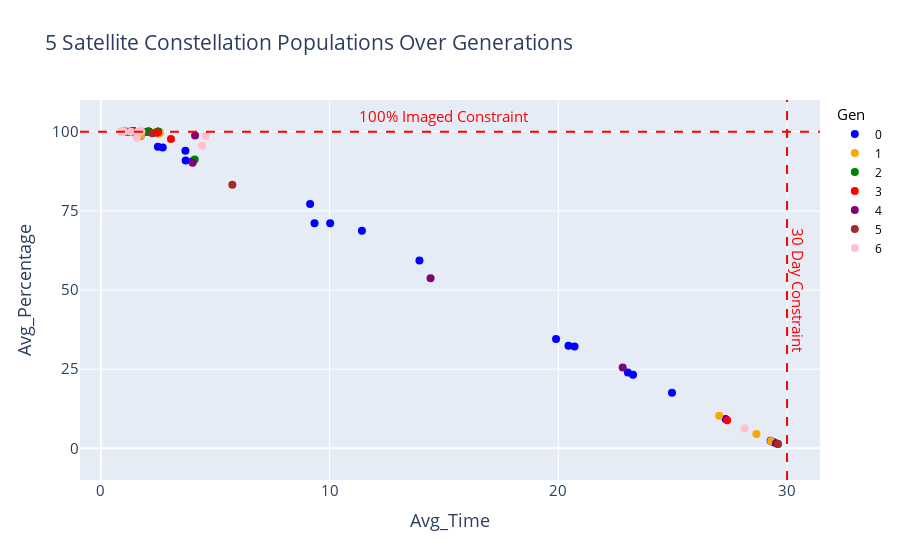
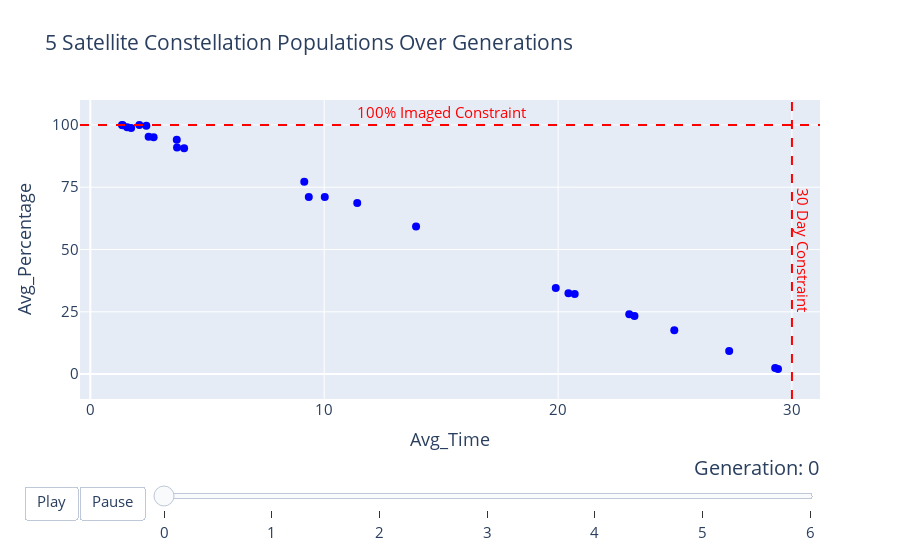

The code cell stored with these charts, in order, in its notebook:
### Code cell
def pop_over_gen_plotter_animator(n_sats, results_dict, hover_text=['Alt', 'Inc', 'Initial_Raan', 'Delta_Raan','Num_Planes', 'Avg_Percentage', 'Std_Percentage', 'Avg_Time',
       'Std_Time'],plot_title='Satellites Pop_Over_Gen', xaxis='Avg_Time', yaxis='Avg_Percentage', graph=True, animation=True, constraint=True, xticks = [0, 10, 20, 30, 40], yticks=[0, 25, 50, 75, 100]):

    pop_over_gen_df = results_dict[n_sats]['Pop_Over_Gen']
    colors = ['blue', 'orange', 'green', 'red', 'purple', 'brown', 'pink', 'gray', 'cyan', 'olive', 'yellow']

    figs = []
    if graph:
        fig_graph = make_subplots()
        figs.append(fig_graph)
        
    if animation:
        fig_animation = make_subplots()
        figs.append(fig_animation)
    

    frames = []

    df = pop_over_gen_df[pop_over_gen_df['Gen'] == 0]

    scatter = go.Scatter(
        x=df[xaxis],
        y=df[yaxis],
        hovertext=df[hover_text].astype(str).agg(', '.join, axis=1),
        hoverinfo='text',
        mode='markers',
        name=f'{0}',
        marker=dict(color=colors[0], size=8),
    )

    

    for i, gen in enumerate(pop_over_gen_df['Gen'].unique()):
        df = pop_over_gen_df[pop_over_gen_df['Gen'] == gen]


        scatter = go.Scatter(
            x=df[xaxis],
            y=df[yaxis],
            hovertext=df[hover_text].astype(str).agg(', '.join, axis=1),
            hoverinfo='text',
            mode='markers',
            name=f'{gen}',
            marker=dict(color=colors[i % len(colors)], size=8),
        )
        
        if i == 0 and animation:
            fig_animation.add_trace(scatter)

        if graph:
            fig_graph.add_trace(scatter)

        frames.append(go.Frame(data=[scatter], name=str(gen)))

    for fig in figs:

        if constraint:
            fig.add_vline(30, line_dash='dash', line_color='red')
            fig.add_hline(100, line_dash='dash', line_color='red')

            fig.add_annotation(x=30.5, y=50, text='30 Day Constraint', font=dict(color='red', size=15), textangle=90, showarrow=False)
            fig.add_annotation(x=15, y=105, text='100% Imaged Constraint', font=dict(color='red', size=15), showarrow=False)


        if graph and fig == fig_graph:
            fig.update_layout(
                title=f'{plot_title}',
                xaxis_title=xaxis,
                yaxis_title=yaxis,
                xaxis=dict(tickmode='array',tickvals=xticks),
                yaxis=dict(tickmode='array',tickvals=yticks, range=[yticks[0]-10, yticks[-1]+10]),
                legend=dict(title='Gen',title_font=dict(size=15),font=dict(size=12, color='black')),
                font=dict(size=15))

        if animation and fig == fig_animation:
            
            fig.update_layout(title=f'{plot_title}',
            xaxis_title=xaxis,
            yaxis_title=yaxis,
            xaxis=dict(tickmode='array',tickvals=xticks),
            yaxis=dict(tickmode='array',tickvals=yticks,range=[yticks[0]-10, yticks[-1]+10]),
            legend=dict(title='Gen',title_font=dict(size=15),font=dict(size=12, color='black')),
            font=dict(size=15), 
            updatemenus=[{
            'buttons': [
                {
                    'args': [None, {'frame': {'duration': 500, 'redraw': True}, 'fromcurrent': True}],
                    'label': 'Play',
                    'method': 'animate'
                },
                {
                    'args': [[None], {'frame': {'duration': 0, 'redraw': True}, 'mode': 'immediate'}],
                    'label': 'Pause',
                    'method': 'animate'
                }
            ],
            'direction': 'left',
            'pad': {'r': 10, 't': 87},
            'showactive': False,
            'type': 'buttons',
            'x': 0.1,
            'xanchor': 'right',
            'y': 0,
            'yanchor': 'top'
        }],
        sliders=[{
            'active': 0,
            'yanchor': 'top',
            'xanchor': 'left',
            'currentvalue': {
                'font': {'size': 20},
                'prefix': 'Generation: ',
                'visible': True,
                'xanchor': 'right'
            },
            'transition': {'duration': 300, 'easing': 'cubic-in-out'},
            'pad': {'b': 10, 't': 50},
            'len': 0.9,
            'x': 0.1,
            'y': 0,
            'steps': [
                {
                    'args': [[str(gen)], {'frame': {'duration': 300, 'redraw': True}, 'mode': 'immediate', 'transition': {'duration': 300}}],
                    'label': str(gen),
                    'method': 'animate'
                } for gen in pop_over_gen_df['Gen'].unique()
            ]
        }])
            fig.frames = frames
        fig.show()

n_sats=5
pop_over_gen_plotter_animator(n_sats, results_dict, graph=True, animation=True, xaxis='Avg_Time', yaxis='Avg_Percentage',plot_title=f'{n_sats} Satellite Constellation Populations Over Generations')

### Figure 1 — Plotly figure (JSON) as saved in the notebook; plotly's stock layout.template omitted (floating-point values rounded to 4 significant figures)
{"data": [{"hoverinfo": "text", "hovertext": ["589, 170, 106, 3, 2, 2.0133, 6.2636, 29.4035, 4.1619", "606, 144, 163, 10, 3, 34.5299, 40.3234, 19.9016, 13.9296", "591, 35, 124, 33, 2, 32.189, 38.6857, 20.7109, 13.5159", "614, 49, 95, 27, 1, 59.2783, 39.1006, 13.9282, 13.6835", "614, 70, 151, 17, 3, 90.6695, 17.1359, 4.0103, 8.5413", "611, 108, 110, 2, 5, 95.2374, 11.984, 2.4937, 6.4186", "616, 77, 128, 14, 3, 93.9981, 2.6617, 3.6972, 8.0068", "599, 35, 131, 32, 5, 32.4264, 38.6322, 20.4443, 13.801", "623, 154, 1, 6, 1, 17.5736, 29.2345, 24.9695, 10.9249", "579, 103, 4, 45, 4, 99.0883, 2.3074, 1.5763, 3.2504", "620, 98, 109, 15, 4, 99.886, 0.3574, 1.3875, 2.4373", "622, 54, 100, 0, 5, 68.6847, 37.5728, 11.4127, 12.9136", "625, 95, 0, 334, 4, 99.9763, 0.0985, 1.355, 1.9686", "589, 56, 76, 46, 3, 71.0874, 36.0322, 10.0251, 12.999", "591, 97, 115, 48, 5, 99.9953, 0.038, 2.0976, 2.1314", "629, 10, 60, 32, 2, 2.4027, 6.4878, 29.2824, 4.574", "589, 161, 144, 0, 4, 9.2783, 20.4801, 27.3159, 8.4104", "598, 56, 163, 18, 4, 71.0969, 36.4594, 9.3418, 13.2074", "583, 104, 37, 32, 3, 98.7417, 3.1093, 1.7458, 3.6678", "604, 74, 132, 30, 3, 95.019, 5.5713, 2.7074, 6.5146", "598, 30, 14, 41, 2, 23.9696, 35.1682, 23.0428, 12.439", "579, 100, 106, 49, 4, 99.7151, 0.8934, 2.3958, 2.9465", "621, 61, 29, 25, 1, 77.1842, 30.5474, 9.1484, 11.7616", "575, 151, 131, 10, 2, 23.2669, 35.4515, 23.2668, 12.2555", "595, 70, 104, 35, 4, 90.9069, 16.9532, 3.7077, 8.4435"], "marker": {"color": "blue", "size": 8}, "mode": "markers", "name": "0", "type": "scatter", "x": [29.4, 19.9, 20.71, 13.93, 4.01, 2.494, 3.697, 20.44, 24.97, 1.576, 1.387, 11.41, 1.355, 10.03, 2.098, 29.28, 27.32, 9.342, 1.746, 2.707, 23.04, 2.396, 9.148, 23.27, 3.708], "y": [2.013, 34.53, 32.19, 59.28, 90.67, 95.24, 94.0, 32.43, 17.57, 99.09, 99.89, 68.68, 99.98, 71.09, 100.0, 2.403, 9.278, 71.1, 98.74, 95.02, 23.97, 99.72, 77.18, 23.27, 90.91]}, {"hoverinfo": "text", "hovertext": ["583, 98, 109, 48, 5, 99.8813, 0.3579, 2.5701, 2.7523", "602, 15, 115, 26, 1, 4.5442, 12.2338, 28.6617, 6.1373", "591, 97, 115, 48, 5, 99.9953, 0.038, 2.0976, 2.1314", "591, 97, 115, 48, 5, 99.9953, 0.038, 2.0976, 2.1314", "591, 97, 0, 48, 4, 99.9953, 0.038, 2.4135, 2.6122", "625, 95, 55, 8, 5, 100.0, 0.0, 1.4466, 2.4259", "591, 95, 0, 48, 5, 100.0, 0.0, 2.039, 2.1886", "625, 97, 113, 49, 4, 99.943, 0.1787, 2.4535, 2.9599", "625, 95, 0, 334, 4, 99.9763, 0.0985, 1.355, 1.9686", "625, 95, 0, 334, 4, 99.9763, 0.0985, 1.355, 1.9686", "591, 104, 115, 32, 3, 98.7749, 3.0231, 1.7563, 3.7874", "583, 97, 37, 48, 5, 100.0, 0.0, 2.4998, 2.6069", "625, 100, 170, 49, 4, 99.6296, 0.8916, 2.4963, 3.3493", "579, 95, 0, 334, 4, 99.3922, 0.6243, 2.5642, 4.1955", "589, 160, 72, 48, 2, 10.2754, 22.3265, 27.0324, 8.7833", "591, 97, 115, 48, 5, 99.9953, 0.038, 2.0976, 2.1314", "620, 170, 163, 24, 1, 2.3362, 6.526, 29.3038, 4.5015", "625, 95, 0, 15, 4, 99.981, 0.0742, 1.4488, 2.3184", "591, 95, 115, 334, 4, 99.9763, 0.0985, 1.454, 1.9127", "625, 97, 0, 48, 5, 99.943, 0.1787, 1.3579, 1.6637", "591, 97, 115, 48, 5, 99.9953, 0.038, 2.0976, 2.1314", "591, 97, 115, 48, 5, 99.9953, 0.038, 2.0976, 2.1314", "591, 98, 109, 15, 5, 99.8813, 0.3579, 1.2569, 2.5132", "620, 97, 115, 48, 4, 99.9383, 0.1812, 1.7163, 2.1278", "579, 100, 106, 49, 4, 99.7151, 0.8934, 2.3958, 2.9465"], "marker": {"color": "orange", "size": 8}, "mode": "markers", "name": "1", "type": "scatter", "x": [2.57, 28.66, 2.098, 2.098, 2.413, 1.447, 2.039, 2.454, 1.355, 1.355, 1.756, 2.5, 2.496, 2.564, 27.03, 2.098, 29.3, 1.449, 1.454, 1.358, 2.098, 2.098, 1.257, 1.716, 2.396], "y": [99.88, 4.544, 100.0, 100.0, 100.0, 100, 100, 99.94, 99.98, 99.98, 98.77, 100, 99.63, 99.39, 10.28, 100.0, 2.336, 99.98, 99.98, 99.94, 100.0, 100.0, 99.88, 99.94, 99.72]}, {"hoverinfo": "text", "hovertext": ["625, 95, 55, 8, 5, 100.0, 0.0, 1.4466, 2.4259", "625, 95, 55, 8, 5, 100.0, 0.0, 1.4466, 2.4259", "625, 95, 55, 8, 5, 100.0, 0.0, 1.4466, 2.4259", "625, 95, 55, 8, 5, 100.0, 0.0, 1.4466, 2.4259", "591, 97, 115, 48, 5, 99.9953, 0.038, 2.0976, 2.1314", "583, 97, 37, 48, 5, 100.0, 0.0, 2.4998, 2.6069", "583, 97, 37, 48, 5, 100.0, 0.0, 2.4998, 2.6069", "591, 97, 115, 48, 5, 99.9953, 0.038, 2.0976, 2.1314", "615, 95, 0, 48, 5, 99.8955, 0.2315, 1.5314, 2.1993", "591, 95, 0, 48, 5, 100.0, 0.0, 2.039, 2.1886", "591, 95, 0, 48, 5, 100.0, 0.0, 2.039, 2.1886", "591, 97, 115, 48, 5, 99.9953, 0.038, 2.0976, 2.1314", "591, 112, 175, 47, 5, 91.2441, 21.071, 4.1029, 8.3269", "591, 95, 0, 48, 5, 100.0, 0.0, 2.039, 2.1886", "625, 173, 55, 44, 5, 1.339, 3.668, 29.5991, 3.4412", "591, 95, 0, 48, 5, 100.0, 0.0, 2.039, 2.1886", "625, 95, 55, 8, 5, 100.0, 0.0, 1.4466, 2.4259", "583, 97, 37, 48, 5, 100.0, 0.0, 2.4998, 2.6069", "583, 97, 37, 48, 5, 100.0, 0.0, 2.4998, 2.6069", "591, 97, 115, 48, 5, 99.9953, 0.038, 2.0976, 2.1314", "583, 97, 37, 48, 5, 100.0, 0.0, 2.4998, 2.6069", "591, 97, 115, 48, 5, 99.9953, 0.038, 2.0976, 2.1314", "625, 95, 55, 8, 5, 100.0, 0.0, 1.4466, 2.4259", "625, 95, 55, 8, 5, 100.0, 0.0, 1.4466, 2.4259", "625, 95, 55, 8, 5, 100.0, 0.0, 1.4466, 2.4259"], "marker": {"color": "green", "size": 8}, "mode": "markers", "name": "2", "type": "scatter", "x": [1.447, 1.447, 1.447, 1.447, 2.098, 2.5, 2.5, 2.098, 1.531, 2.039, 2.039, 2.098, 4.103, 2.039, 29.6, 2.039, 1.447, 2.5, 2.5, 2.098, 2.5, 2.098, 1.447, 1.447, 1.447], "y": [100, 100, 100, 100, 100.0, 100, 100, 100.0, 99.9, 100, 100, 100.0, 91.24, 100, 1.339, 100, 100, 100, 100, 100.0, 100, 100.0, 100, 100, 100]}, {"hoverinfo": "text", "hovertext": ["625, 95, 55, 8, 5, 100.0, 0.0, 1.4466, 2.4259", "625, 95, 55, 8, 5, 100.0, 0.0, 1.4466, 2.4259", "625, 95, 55, 8, 5, 100.0, 0.0, 1.4466, 2.4259", "625, 95, 55, 8, 5, 100.0, 0.0, 1.4466, 2.4259", "589, 95, 65, 13, 2, 97.6733, 1.908, 3.0651, 5.9071", "625, 95, 55, 8, 5, 100.0, 0.0, 1.4466, 2.4259", "625, 95, 55, 8, 5, 100.0, 0.0, 1.4466, 2.4259", "625, 95, 55, 8, 5, 100.0, 0.0, 1.4466, 2.4259", "625, 95, 55, 8, 5, 100.0, 0.0, 1.4466, 2.4259", "625, 95, 55, 8, 5, 100.0, 0.0, 1.4466, 2.4259", "625, 95, 55, 8, 5, 100.0, 0.0, 1.4466, 2.4259", "625, 95, 55, 8, 5, 100.0, 0.0, 1.4466, 2.4259", "625, 95, 55, 8, 5, 100.0, 0.0, 1.4466, 2.4259", "625, 95, 55, 8, 5, 100.0, 0.0, 1.4466, 2.4259", "625, 95, 55, 8, 5, 100.0, 0.0, 1.4466, 2.4259", "625, 95, 55, 8, 5, 100.0, 0.0, 1.4466, 2.4259", "625, 95, 55, 8, 5, 100.0, 0.0, 1.4466, 2.4259", "578, 19, 127, 27, 5, 8.8414, 20.0097, 27.3811, 8.4128", "625, 95, 55, 8, 5, 100.0, 0.0, 1.4466, 2.4259", "625, 95, 55, 8, 5, 100.0, 0.0, 1.4466, 2.4259", "625, 95, 55, 8, 5, 100.0, 0.0, 1.4466, 2.4259", "625, 95, 55, 8, 5, 100.0, 0.0, 1.4466, 2.4259", "625, 95, 55, 8, 5, 100.0, 0.0, 1.4466, 2.4259", "625, 95, 55, 2, 2, 99.6629, 0.4521, 2.4629, 3.5215", "625, 95, 55, 8, 5, 100.0, 0.0, 1.4466, 2.4259"], "marker": {"color": "red", "size": 8}, "mode": "markers", "name": "3", "type": "scatter", "x": [1.447, 1.447, 1.447, 1.447, 3.065, 1.447, 1.447, 1.447, 1.447, 1.447, 1.447, 1.447, 1.447, 1.447, 1.447, 1.447, 1.447, 27.38, 1.447, 1.447, 1.447, 1.447, 1.447, 2.463, 1.447], "y": [100, 100, 100, 100, 97.67, 100, 100, 100, 100, 100, 100, 100, 100, 100, 100, 100, 100, 8.841, 100, 100, 100, 100, 100, 99.66, 100]}, {"hoverinfo": "text", "hovertext": ["625, 95, 55, 8, 5, 100.0, 0.0, 1.4466, 2.4259", "625, 95, 55, 8, 5, 100.0, 0.0, 1.4466, 2.4259", "625, 92, 55, 0, 1, 98.7749, 1.0622, 4.119, 5.3856", "625, 95, 55, 8, 5, 100.0, 0.0, 1.4466, 2.4259", "625, 95, 55, 8, 5, 100.0, 0.0, 1.4466, 2.4259", "625, 95, 55, 48, 5, 100.0, 0.0, 1.3193, 1.5917", "625, 95, 55, 8, 5, 100.0, 0.0, 1.4466, 2.4259", "625, 95, 55, 8, 5, 100.0, 0.0, 1.4466, 2.4259", "625, 95, 55, 8, 5, 100.0, 0.0, 1.4466, 2.4259", "625, 95, 55, 8, 5, 100.0, 0.0, 1.4466, 2.4259", "617, 90, 62, 8, 5, 99.9288, 0.2467, 1.315, 2.4715", "625, 149, 55, 8, 1, 25.5223, 36.2705, 22.815, 12.3226", "625, 95, 55, 8, 5, 100.0, 0.0, 1.4466, 2.4259", "625, 95, 55, 8, 5, 100.0, 0.0, 1.4466, 2.4259", "600, 95, 96, 29, 5, 100.0, 0.0, 0.9243, 1.4816", "619, 134, 55, 8, 4, 53.68, 42.2169, 14.4161, 14.4943", "625, 95, 55, 8, 5, 100.0, 0.0, 1.4466, 2.4259", "625, 113, 90, 8, 5, 90.2137, 21.9215, 4.012, 8.7765", "625, 8, 55, 8, 1, 1.6144, 4.5525, 29.5174, 3.7672", "625, 95, 55, 8, 5, 100.0, 0.0, 1.4466, 2.4259", "625, 95, 55, 8, 5, 100.0, 0.0, 1.4466, 2.4259", "625, 95, 55, 8, 5, 100.0, 0.0, 1.4466, 2.4259", "625, 95, 55, 8, 5, 100.0, 0.0, 1.4466, 2.4259", "625, 95, 55, 8, 5, 100.0, 0.0, 1.4466, 2.4259", "625, 95, 55, 8, 5, 100.0, 0.0, 1.4466, 2.4259"], "marker": {"color": "purple", "size": 8}, "mode": "markers", "name": "4", "type": "scatter", "x": [1.447, 1.447, 4.119, 1.447, 1.447, 1.319, 1.447, 1.447, 1.447, 1.447, 1.315, 22.82, 1.447, 1.447, 0.9243, 14.42, 1.447, 4.012, 29.52, 1.447, 1.447, 1.447, 1.447, 1.447, 1.447], "y": [100, 100, 98.77, 100, 100, 100, 100, 100, 100, 100, 99.93, 25.52, 100, 100, 100, 53.68, 100, 90.21, 1.614, 100, 100, 100, 100, 100, 100]}, {"hoverinfo": "text", "hovertext": ["625, 95, 55, 48, 5, 100.0, 0.0, 1.3193, 1.5917", "600, 117, 96, 6, 5, 83.2004, 29.3086, 5.7485, 10.9373", "625, 95, 96, 29, 5, 99.9858, 0.0648, 1.0279, 1.6395", "624, 95, 55, 50, 5, 99.9905, 0.0533, 1.1594, 1.9288", "625, 95, 55, 9, 2, 99.5252, 0.568, 2.2487, 3.5525", "625, 95, 55, 8, 5, 100.0, 0.0, 1.4466, 2.4259", "625, 95, 55, 48, 5, 100.0, 0.0, 1.3193, 1.5917", "625, 95, 55, 8, 5, 100.0, 0.0, 1.4466, 2.4259", "625, 95, 123, 26, 5, 99.9953, 0.038, 1.055, 1.6234", "625, 95, 55, 48, 5, 100.0, 0.0, 1.3193, 1.5917", "625, 95, 55, 25, 4, 99.9905, 0.0533, 1.7868, 2.0401", "600, 95, 96, 8, 5, 99.9953, 0.038, 1.3097, 1.9383", "600, 95, 96, 29, 5, 100.0, 0.0, 0.9243, 1.4816", "587, 95, 96, 8, 5, 99.9953, 0.038, 1.4603, 2.3299", "625, 95, 55, 48, 5, 100.0, 0.0, 1.3193, 1.5917", "625, 95, 55, 8, 5, 100.0, 0.0, 1.4466, 2.4259", "625, 95, 55, 48, 5, 100.0, 0.0, 1.3193, 1.5917", "600, 173, 138, 29, 1, 1.3295, 3.6062, 29.6047, 3.4064", "607, 95, 70, 46, 5, 99.9953, 0.038, 1.0844, 1.5251", "625, 95, 55, 48, 5, 100.0, 0.0, 1.3193, 1.5917", "600, 95, 96, 29, 5, 100.0, 0.0, 0.9243, 1.4816", "600, 95, 96, 29, 5, 100.0, 0.0, 0.9243, 1.4816", "600, 95, 96, 29, 5, 100.0, 0.0, 0.9243, 1.4816", "625, 95, 55, 8, 5, 100.0, 0.0, 1.4466, 2.4259", "625, 95, 152, 48, 5, 100.0, 0.0, 1.344, 1.6836"], "marker": {"color": "brown", "size": 8}, "mode": "markers", "name": "5", "type": "scatter", "x": [1.319, 5.748, 1.028, 1.159, 2.249, 1.447, 1.319, 1.447, 1.055, 1.319, 1.787, 1.31, 0.9243, 1.46, 1.319, 1.447, 1.319, 29.6, 1.084, 1.319, 0.9243, 0.9243, 0.9243, 1.447, 1.344], "y": [100, 83.2, 99.99, 99.99, 99.53, 100, 100, 100, 100.0, 100, 99.99, 100.0, 100, 100.0, 100, 100, 100, 1.329, 100.0, 100, 100, 100, 100, 100, 100]}, {"hoverinfo": "text", "hovertext": ["604, 95, 96, 0, 5, 98.623, 1.201, 4.5758, 5.7637", "600, 95, 96, 29, 5, 100.0, 0.0, 0.9243, 1.4816", "625, 95, 96, 29, 5, 99.9858, 0.0648, 1.0279, 1.6395", "600, 95, 55, 48, 5, 100.0, 0.0, 1.7421, 1.9333", "600, 95, 96, 29, 5, 100.0, 0.0, 0.9243, 1.4816", "600, 95, 96, 29, 5, 100.0, 0.0, 0.9243, 1.4816", "600, 95, 96, 29, 5, 100.0, 0.0, 0.9243, 1.4816", "600, 95, 96, 29, 5, 100.0, 0.0, 0.9243, 1.4816", "600, 95, 96, 29, 5, 100.0, 0.0, 0.9243, 1.4816", "600, 95, 96, 29, 5, 100.0, 0.0, 0.9243, 1.4816", "600, 95, 96, 29, 5, 100.0, 0.0, 0.9243, 1.4816", "600, 95, 96, 29, 5, 100.0, 0.0, 0.9243, 1.4816", "603, 17, 55, 43, 4, 6.2298, 14.9984, 28.1396, 7.2181", "600, 95, 96, 48, 5, 100.0, 0.0, 1.7718, 1.9634", "600, 95, 96, 29, 5, 100.0, 0.0, 0.9243, 1.4816", "625, 95, 55, 48, 5, 100.0, 0.0, 1.3193, 1.5917", "600, 95, 96, 29, 5, 100.0, 0.0, 0.9243, 1.4816", "598, 81, 4, 37, 5, 98.0769, 1.22, 1.5763, 4.3881", "600, 95, 96, 29, 5, 100.0, 0.0, 0.9243, 1.4816", "600, 95, 96, 29, 5, 100.0, 0.0, 0.9243, 1.4816", "600, 95, 96, 29, 5, 100.0, 0.0, 0.9243, 1.4816", "621, 95, 96, 29, 1, 95.5698, 3.3279, 4.4243, 6.6079", "600, 95, 55, 29, 5, 100.0, 0.0, 0.9395, 1.4398", "623, 95, 139, 48, 4, 99.9953, 0.038, 1.6247, 1.8392", "600, 95, 96, 29, 5, 100.0, 0.0, 0.9243, 1.4816"], "marker": {"color": "pink", "size": 8}, "mode": "markers", "name": "6", "type": "scatter", "x": [4.576, 0.9243, 1.028, 1.742, 0.9243, 0.9243, 0.9243, 0.9243, 0.9243, 0.9243, 0.9243, 0.9243, 28.14, 1.772, 0.9243, 1.319, 0.9243, 1.576, 0.9243, 0.9243, 0.9243, 4.424, 0.9395, 1.625, 0.9243], "y": [98.62, 100, 99.99, 100, 100, 100, 100, 100, 100, 100, 100, 100, 6.23, 100, 100, 100, 100, 98.08, 100, 100, 100, 95.57, 100, 100.0, 100]}], "layout": {"annotations": [{"font": {"color": "red", "size": 15}, "showarrow": false, "text": "30 Day Constraint", "textangle": 90, "x": 30.5, "y": 50}, {"font": {"color": "red", "size": 15}, "showarrow": false, "text": "100% Imaged Constraint", "x": 15, "y": 105}], "font": {"size": 15}, "legend": {"font": {"color": "black", "size": 12}, "title": {"font": {"size": 15}, "text": "Gen"}}, "shapes": [{"line": {"color": "red", "dash": "dash"}, "type": "line", "x0": 30, "x1": 30, "xref": "x", "y0": 0, "y1": 1, "yref": "y domain"}, {"line": {"color": "red", "dash": "dash"}, "type": "line", "x0": 0, "x1": 1, "xref": "x domain", "y0": 100, "y1": 100, "yref": "y"}], "title": {"text": "5 Satellite Constellation Populations Over Generations"}, "xaxis": {"anchor": "y", "domain": [0, 1], "tickmode": "array", "tickvals": [0, 10, 20, 30, 40], "title": {"text": "Avg_Time"}}, "yaxis": {"anchor": "x", "domain": [0, 1], "range": [-10, 110], "tickmode": "array", "tickvals": [0, 25, 50, 75, 100], "title": {"text": "Avg_Percentage"}}}}

### Figure 2 — Plotly figure (JSON) as saved in the notebook; plotly's stock layout.template omitted (floating-point values rounded to 4 significant figures)
{"data": [{"hoverinfo": "text", "hovertext": ["589, 170, 106, 3, 2, 2.0133, 6.2636, 29.4035, 4.1619", "606, 144, 163, 10, 3, 34.5299, 40.3234, 19.9016, 13.9296", "591, 35, 124, 33, 2, 32.189, 38.6857, 20.7109, 13.5159", "614, 49, 95, 27, 1, 59.2783, 39.1006, 13.9282, 13.6835", "614, 70, 151, 17, 3, 90.6695, 17.1359, 4.0103, 8.5413", "611, 108, 110, 2, 5, 95.2374, 11.984, 2.4937, 6.4186", "616, 77, 128, 14, 3, 93.9981, 2.6617, 3.6972, 8.0068", "599, 35, 131, 32, 5, 32.4264, 38.6322, 20.4443, 13.801", "623, 154, 1, 6, 1, 17.5736, 29.2345, 24.9695, 10.9249", "579, 103, 4, 45, 4, 99.0883, 2.3074, 1.5763, 3.2504", "620, 98, 109, 15, 4, 99.886, 0.3574, 1.3875, 2.4373", "622, 54, 100, 0, 5, 68.6847, 37.5728, 11.4127, 12.9136", "625, 95, 0, 334, 4, 99.9763, 0.0985, 1.355, 1.9686", "589, 56, 76, 46, 3, 71.0874, 36.0322, 10.0251, 12.999", "591, 97, 115, 48, 5, 99.9953, 0.038, 2.0976, 2.1314", "629, 10, 60, 32, 2, 2.4027, 6.4878, 29.2824, 4.574", "589, 161, 144, 0, 4, 9.2783, 20.4801, 27.3159, 8.4104", "598, 56, 163, 18, 4, 71.0969, 36.4594, 9.3418, 13.2074", "583, 104, 37, 32, 3, 98.7417, 3.1093, 1.7458, 3.6678", "604, 74, 132, 30, 3, 95.019, 5.5713, 2.7074, 6.5146", "598, 30, 14, 41, 2, 23.9696, 35.1682, 23.0428, 12.439", "579, 100, 106, 49, 4, 99.7151, 0.8934, 2.3958, 2.9465", "621, 61, 29, 25, 1, 77.1842, 30.5474, 9.1484, 11.7616", "575, 151, 131, 10, 2, 23.2669, 35.4515, 23.2668, 12.2555", "595, 70, 104, 35, 4, 90.9069, 16.9532, 3.7077, 8.4435"], "marker": {"color": "blue", "size": 8}, "mode": "markers", "name": "0", "type": "scatter", "x": [29.4, 19.9, 20.71, 13.93, 4.01, 2.494, 3.697, 20.44, 24.97, 1.576, 1.387, 11.41, 1.355, 10.03, 2.098, 29.28, 27.32, 9.342, 1.746, 2.707, 23.04, 2.396, 9.148, 23.27, 3.708], "y": [2.013, 34.53, 32.19, 59.28, 90.67, 95.24, 94.0, 32.43, 17.57, 99.09, 99.89, 68.68, 99.98, 71.09, 100.0, 2.403, 9.278, 71.1, 98.74, 95.02, 23.97, 99.72, 77.18, 23.27, 90.91]}], "layout": {"annotations": [{"font": {"color": "red", "size": 15}, "showarrow": false, "text": "30 Day Constraint", "textangle": 90, "x": 30.5, "y": 50}, {"font": {"color": "red", "size": 15}, "showarrow": false, "text": "100% Imaged Constraint", "x": 15, "y": 105}], "font": {"size": 15}, "legend": {"font": {"color": "black", "size": 12}, "title": {"font": {"size": 15}, "text": "Gen"}}, "shapes": [{"line": {"color": "red", "dash": "dash"}, "type": "line", "x0": 30, "x1": 30, "xref": "x", "y0": 0, "y1": 1, "yref": "y domain"}, {"line": {"color": "red", "dash": "dash"}, "type": "line", "x0": 0, "x1": 1, "xref": "x domain", "y0": 100, "y1": 100, "yref": "y"}], "sliders": [{"active": 0, "currentvalue": {"font": {"size": 20}, "prefix": "Generation: ", "visible": true, "xanchor": "right"}, "len": 0.9, "pad": {"b": 10, "t": 50}, "steps": [{"args": [["0"], {"frame": {"duration": 300, "redraw": true}, "mode": "immediate", "transition": {"duration": 300}}], "label": "0", "method": "animate"}, {"args": [["1"], {"frame": {"duration": 300, "redraw": true}, "mode": "immediate", "transition": {"duration": 300}}], "label": "1", "method": "animate"}, {"args": [["2"], {"frame": {"duration": 300, "redraw": true}, "mode": "immediate", "transition": {"duration": 300}}], "label": "2", "method": "animate"}, {"args": [["3"], {"frame": {"duration": 300, "redraw": true}, "mode": "immediate", "transition": {"duration": 300}}], "label": "3", "method": "animate"}, {"args": [["4"], {"frame": {"duration": 300, "redraw": true}, "mode": "immediate", "transition": {"duration": 300}}], "label": "4", "method": "animate"}, {"args": [["5"], {"frame": {"duration": 300, "redraw": true}, "mode": "immediate", "transition": {"duration": 300}}], "label": "5", "method": "animate"}, {"args": [["6"], {"frame": {"duration": 300, "redraw": true}, "mode": "immediate", "transition": {"duration": 300}}], "label": "6", "method": "animate"}], "transition": {"duration": 300, "easing": "cubic-in-out"}, "x": 0.1, "xanchor": "left", "y": 0, "yanchor": "top"}], "title": {"text": "5 Satellite Constellation Populations Over Generations"}, "updatemenus": [{"buttons": [{"args": [null, {"frame": {"duration": 500, "redraw": true}, "fromcurrent": true}], "label": "Play", "method": "animate"}, {"args": [[null], {"frame": {"duration": 0, "redraw": true}, "mode": "immediate"}], "label": "Pause", "method": "animate"}], "direction": "left", "pad": {"r": 10, "t": 87}, "showactive": false, "type": "buttons", "x": 0.1, "xanchor": "right", "y": 0, "yanchor": "top"}], "xaxis": {"anchor": "y", "domain": [0, 1], "tickmode": "array", "tickvals": [0, 10, 20, 30, 40], "title": {"text": "Avg_Time"}}, "yaxis": {"anchor": "x", "domain": [0, 1], "range": [-10, 110], "tickmode": "array", "tickvals": [0, 25, 50, 75, 100], "title": {"text": "Avg_Percentage"}}}}
